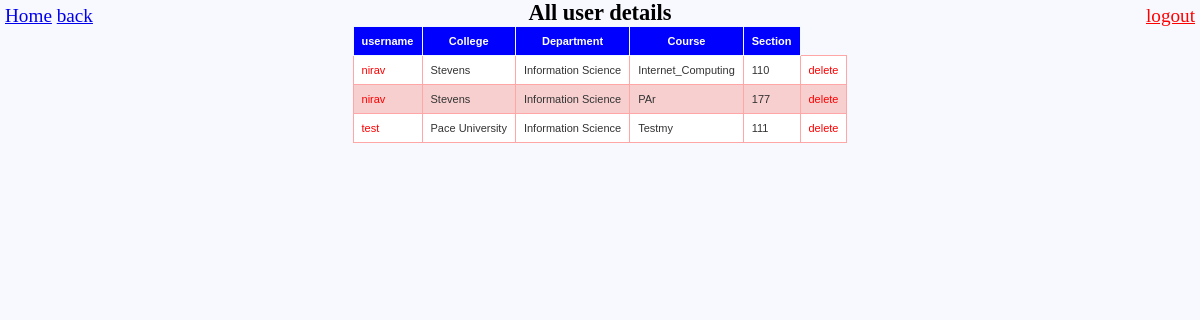
/admin/Association_displayAllRecords.php (signed in), run on the app's committed database.
### tables this page shows
CREATE TABLE IF NOT EXISTS `relationtable` (
  `username` varchar(50) NOT NULL,
  `college` varchar(50) NOT NULL,
  `department` varchar(50) NOT NULL,
  `course` varchar(50) NOT NULL,
  `section` varchar(50) NOT NULL,
  `combined` varchar(100) DEFAULT NULL,
  PRIMARY KEY (`username`,`college`,`department`,`course`,`section`),
  UNIQUE KEY `combined` (`combined`),
  CONSTRAINT `FK_USERNAME` FOREIGN KEY (`username`) REFERENCES `user_accounts` (`username`)
);

### functions.php (called while the page is built, shortened)
<?php
$db = mysqli_connect('localhost', 'root', '', 'project');
$adminHome="http://localhost/Myproject/admin/adminHome.php";
function fetchAllUsers()
{
    global $db;
    $query = "SELECT username,college,department,course,section  FROM relationtable";
    $results = mysqli_query($db, $query);
    return $results;
}

### admin/Association_displayAllRecords.php (the view, shortened to what this page needs)
<?php
require_once("..\config.php");
?>
<!DOCTYPE html PUBLIC '-//W3C//DTD XHTML 1.0 Transitional//EN'
    'http://www.w3.org/TR/xhtml1/DTD/xhtml1-transitional.dtd'>
<html xmlns='http://www.w3.org/1999/xhtml'>
<head>
        <link rel="stylesheet" type="text/css" href="../css/style.css">
</head>
<body>
<?php
$temp=$_SESSION['user']['user_type'];
if($temp=='admin')
    $myHome= $adminHome;
else
    $myHome=$profHome;
$back=$_SERVER['HTTP_REFERER'];
$allrecords = fetchAllUsers();
?>
<h3 style="text-align:center;">All user details</h3>
<div class="topright">
    <a href="../index.php?logout='1'" style="color: red;">logout</a></div>
<div class="topleft">
    <a href="<?php echo $myHome?>">Home</a>
    <a href="<?php echo $back?>">back</a>
</div>
<table class="table-style-three"  style="margin: auto">
    <thead>
    <th>username</th>
    <th>College</th>
    <th>Department</th>
    <th>Course</th>
    <th>Section</th>
    </thead>
    <tbody>
    <?php
    foreach ($allrecords as $displayRecords) { ?>
        <tr>
            <td>
                <?php
                $temp='username='. $displayRecords['username'].'&section='. $displayRecords['section'].
                    '&college='. $displayRecords['college'].'&department='. $displayRecords['department'].
                '&course='. $displayRecords['course']?>
                <a href="Association_updateThisRecord.php?<?php print $temp?>" style="color: red;">
                    <?php print $displayRecords['username']; ?></a>
            </td>
            <td><?php print $displayRecords['college']; ?></td>
            <td><?php print $displayRecords['department']; ?></td>
            <td><?php print $displayRecords['course']; ?></td>
            <td><?php print $displayRecords['section']; ?></td>
            <td>
                <a href="Association_deleteThisRecord.php?<?php print $temp ?>" style="color: red;"><?php print "delete"; ?></a>
            </td>
        </tr>
    <?php } ?>
    </tbody>
</table>
</body>
</html>

### css/style.css (style rules this page uses)
* { margin: 0px; padding: 0px; }
body { font-size: 120%; background: #F8F8FF; }
table.table-style-three { font-family: verdana, arial, sans-serif; font-size: 11px; color: #333333; border-width: 1px; border-color: #3A3A3A; border-collapse: collapse; }
table.table-style-three th { border-width: 1px; padding: 8px; border-style: solid; border-color: aliceblue; background-color: blue; color: #ffffff; }
table.table-style-three a { color: #ffffff; text-decoration: none; }
table.table-style-three tr:nth-child(even) td { background-color: #F7CFCF; }
table.table-style-three td { border-width: 1px; padding: 8px; border-style: solid; border-color: #FFA6A6; background-color: #ffffff; }
.topright { position: absolute; top: 5px; right: 5px; text-align: right; }
.topleft { position: absolute; top: 5px; left: 5px; text-align: left; }

### data on the page
relationtable: username "nirav", college "Stevens", department "Information Science", course "Internet_Computing", section "110"
relationtable: username "nirav", college "Stevens", department "Information Science", course "PAr", section "177"
relationtable: username "test", college "Pace University", department "Information Science", course "Testmy", section "111"
